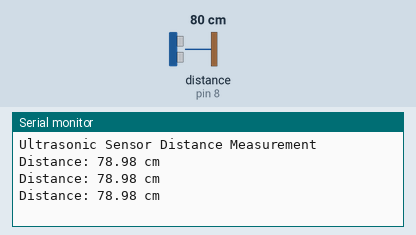
Simulated run of this sketch. Board: Arduino Uno, built with avr-gcc and run on an emulated ATmega328P. Shown: the last lines printed to the serial monitor. Wiring (inferred from the names in the program): ultrasonic range finder: trigger pin 9; echo pin 8. Inputs (shaded band) come from the test bench; at power-on: distance to the obstacle (sensor on pin 8) 80 cm. The echo pulse lasts 58.3 µs per cm.

Above: at 1.3 s.
1.4 s: distance to the obstacle (sensor on pin 8) set to 2 cm
At 1.9 s:
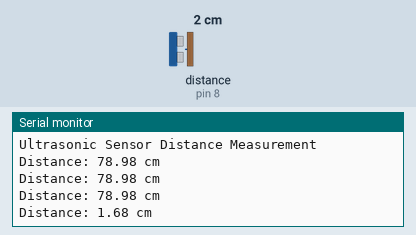
2.9 s: distance to the obstacle (sensor on pin 8) set to 4 cm
At 3.4 s:
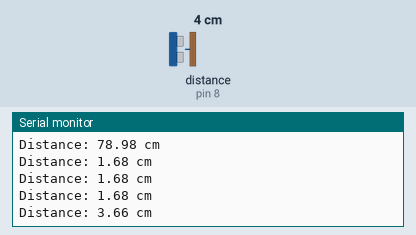
Timing chart, 0 to 5.9 s (numbered marks = the images above; inputs shaded):
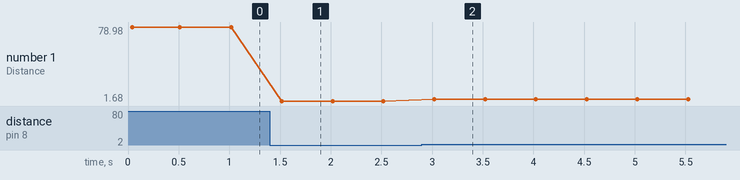

The sketch:

Ultrasonic.ino
```cpp
// Define pins for the ultrasonic sensor
const int trigPin = 9;  // Trigger pin (sends the ultrasonic pulse)
const int echoPin = 8; // Echo pin (receives the reflected pulse)

void setup() {
  // Initialize serial communication at 9600 baud rate
  Serial.begin(9600);

  // Set the trigger pin as OUTPUT and the echo pin as INPUT
  pinMode(trigPin, OUTPUT);
  pinMode(echoPin, INPUT);

  Serial.println("Ultrasonic Sensor Distance Measurement");
}

void loop() {
  // Clear the trigger pin
  digitalWrite(trigPin, LOW);
  delayMicroseconds(2);

  // Send a 10-microsecond HIGH pulse to trigger the sensor
  digitalWrite(trigPin, HIGH);
  delayMicroseconds(10);
  digitalWrite(trigPin, LOW);

  // Measure the duration of the echo pulse
  long duration = pulseIn(echoPin, HIGH);

  // Calculate the distance in centimeters
  // Speed of sound = 343 m/s = 29.1 microseconds per centimeter
  float distance = duration * 0.034 / 2;

  // Display the distance in the Serial Monitor
  Serial.print("Distance: ");
  Serial.print(distance);
  Serial.println(" cm");

  // Wait for 500 milliseconds before the next measurement
  delay(500);
}
```

Measured:
- after the input at 1.4 s, the serial monitor: prints a new line after 0.12 s (image 1)
- after the input at 2.9 s, the serial monitor: prints a new line after 0.12 s (image 2)
- plotted number 1: 78.98 → 1.68 after the input at 1.4 s, 1.68 → 3.66 after the input at 2.9 s
